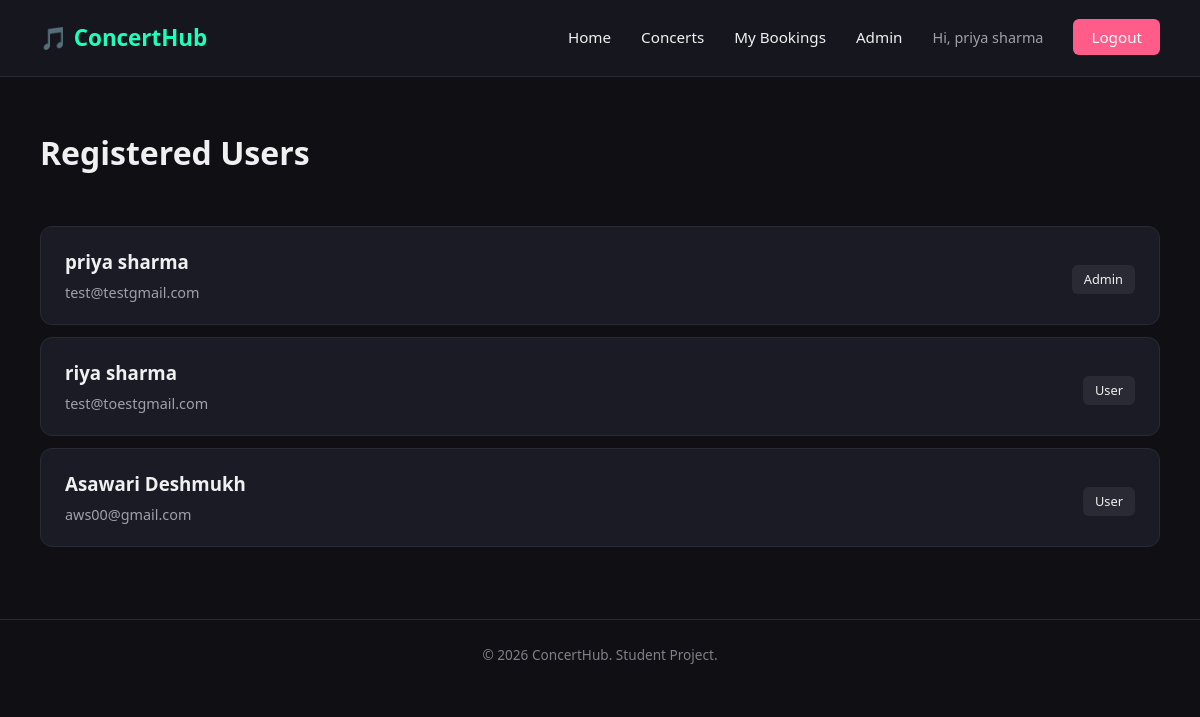
Page /admin/users (signed in) on the committed database.
### tables this page shows
CREATE TABLE users (
        id INTEGER PRIMARY KEY AUTOINCREMENT,
        name TEXT NOT NULL,
        email TEXT NOT NULL UNIQUE,
        password TEXT NOT NULL,
        role TEXT NOT NULL DEFAULT 'user'
    );

### app.py (the view)
@app.route('/admin/users')
@admin_required
def admin_users():
    connection = get_db_connection()
    users = connection.execute('SELECT id, name, email, role FROM users ORDER BY id').fetchall()
    connection.close()
    return render_template('admin-users.html', users=users)

### app.py (called while the page is built)
def get_db_connection():
    connection = sqlite3.connect('database/database.db')
    connection.row_factory = sqlite3.Row  # lets us access columns by name, not just by position
    return connection

def is_admin():
    return session.get('user_role') == 'admin'

def admin_required(f):
    @wraps(f)
    def decorated_function(*args, **kwargs):
        if 'user_id' not in session:
            return redirect(url_for('login'))
        if not is_admin():
            return "You do not have permission to access this page.", 403
        return f(*args, **kwargs)
    return decorated_function

### templates/admin-users.html (shortened to what this page needs)
{% extends "base.html" %}
{% block content %}
    <section class="page-header">
        <h1>Registered Users</h1>
    </section>
    <section class="admin-concert-list">
        {% for user in users %}
        <div class="admin-concert-row">
            <div>
                <h3>{{ user['name'] }}</h3>
                <p class="booking-meta">{{ user['email'] }}</p>
            </div>
            <span class="booking-status">{{ user['role'] }}</span>
        </div>
        {% endfor %}
    </section>
{% endblock %}

### templates/base.html (shortened to what this page needs)
<!DOCTYPE html>
<html lang="en">
<head>
    <link rel="stylesheet" href="{{ url_for('static', filename='css/style.css') }}">
</head>
<body>
    <nav class="navbar">
    <div class="nav-brand">🎵 ConcertHub</div>
    <ul class="nav-links" id="nav-links">
        <li><a href="{{ url_for('home') }}" class="{% block nav_home %}{% endblock %}">Home</a></li>
        <li><a href="{{ url_for('concerts') }}" class="{% block nav_concerts %}{% endblock %}">Concerts</a></li>
        {% if session.user_id %}
            <li><a href="{{ url_for('my_bookings') }}">My Bookings</a></li>
            {% if session.user_role == 'admin' %}
            <li><a href="{{ url_for('admin_dashboard') }}">Admin</a></li>
            {% endif %}
            <li><span class="nav-username">Hi, {{ session.user_name }}</span></li>
            <li><a href="{{ url_for('logout') }}" class="btn-login">Logout</a></li>
        {% else %}
            <li><a href="{{ url_for('login') }}" class="btn-login {% block nav_login %}{% endblock %}">Login</a></li>
        {% endif %}
    </ul>
</nav>
{% block content %}{% endblock %}
    <footer class="footer">
        <p>&copy; 2026 ConcertHub. Student Project.</p>
    </footer>
</body>
</html>

### static/css/style.css (style rules this page uses)
* { margin: 0; padding: 0; box-sizing: border-box; }
body { font-family: 'Segoe UI', Arial, sans-serif; background-color: #0f0f14; color: #f0f0f0; line-height: 1.6; }
.navbar { display: flex; justify-content: space-between; align-items: center; padding: 20px 40px; background-color: #16161f; border-bottom: 1px solid #2a2a35; }
.nav-brand { font-size: 1.4rem; font-weight: bold; color: #1dffbb; }
.nav-links { display: flex; list-style: none; gap: 30px; }
.nav-links a { color: #f0f0f0; text-decoration: none; font-size: 0.95rem; }
.btn-login { background-color: #ff5c8a; color: #fff !important; padding: 8px 18px; border-radius: 6px; }
.footer { text-align: center; padding: 24px; color: #808088; font-size: 0.85rem; border-top: 1px solid #2a2a35; }
.page-header { padding: 50px 40px 20px; }
.page-header h1 { font-size: 2rem; margin-bottom: 8px; }
.nav-username { color: #a0a0aa; font-size: 0.9rem; }
.booking-meta { color: #a0a0aa; font-size: 0.9rem; margin-top: 4px; }
.booking-status { display: inline-block; margin-top: 8px; padding: 4px 12px; background-color: #2a2a35; border-radius: 6px; font-size: 0.8rem; text-transform: capitalize; }
.admin-concert-list { padding: 20px 40px 60px; }
.admin-concert-row { background-color: #1b1b26; border: 1px solid #2a2a35; border-radius: 12px; padding: 20px 24px; display: flex; justify-content: space-between; align-items: center; margin-bottom: 12px; }

### rows in the picture
users: user_name "priya sharma", name "priya sharma", email "test@testgmail.com", role "Admin"
users: name "riya sharma", email "test@toestgmail.com", role "User"
users: name "Asawari Deshmukh", email "aws00@gmail.com", role "User"
